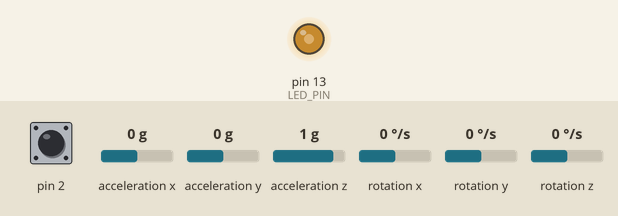
This sketch was run on a simulated Arduino Uno, built with avr-gcc and run on an emulated ATmega328P. Shown: output pins drawn as LEDs (lit = HIGH). The test bench sets the inputs (shaded band); at power-on: pin 2 LOW, acceleration x 0 g, acceleration y 0 g, acceleration z 1 g, rotation x 0 °/s, rotation y 0 °/s, rotation z 0 °/s. The sensor or clock chip raises its interrupt line as the real part does; what the sketch prints to the serial monitor is not drawn.

Above: at 1.7 s.
1.8 s: pin 2 driven HIGH
At 2.9 s:
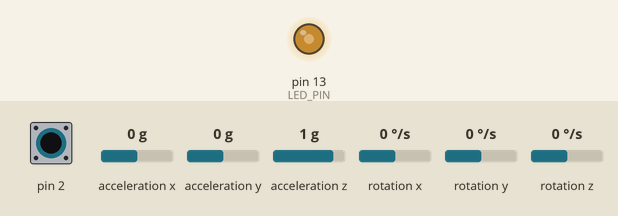
11.3 s: pin 2 pulsed LOW 2 times (0.12 s each, 0.3 s apart)
At 11.65 s:
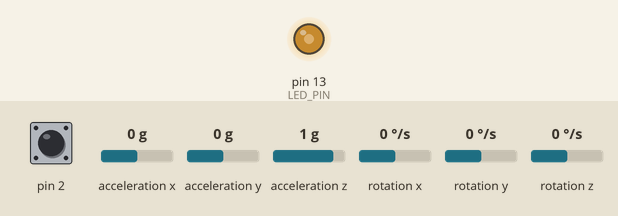
Timing chart, 0 to 14.3 s (numbered marks = the images above; inputs shaded):
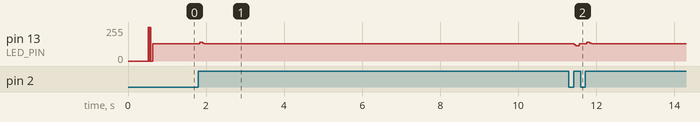

Measured:
- after the input at 1.8 s, pin 13 (LED_PIN): 128/255 → 140/255 at once, → 128/255 0.08 s later
- after the input at 11.3 s, pin 13 (LED_PIN): 128/255 → 115/255 after 0.14 s, → 128/255 0.12 s later, → 140/255 0.20 s later, → 128/255 0.08 s later

The sketch:

MPU6050.ino
```cpp
// This file is loaded to the arduino to obtain MPU-6050 accelerometer readings.

/* ============================================
I2Cdev device library code is placed under the MIT license
Copyright (c) 2012 Jeff Rowberg

Permission is hereby granted, free of charge, to any person obtaining a copy
of this software and associated documentation files (the "Software"), to deal
in the Software without restriction, including without limitation the rights
to use, copy, modify, merge, publish, distribute, sublicense, and/or sell
copies of the Software, and to permit persons to whom the Software is
furnished to do so, subject to the following conditions:

The above copyright notice and this permission notice shall be included in
all copies or substantial portions of the Software.

THE SOFTWARE IS PROVIDED "AS IS", WITHOUT WARRANTY OF ANY KIND, EXPRESS OR
IMPLIED, INCLUDING BUT NOT LIMITED TO THE WARRANTIES OF MERCHANTABILITY,
FITNESS FOR A PARTICULAR PURPOSE AND NONINFRINGEMENT. IN NO EVENT SHALL THE
AUTHORS OR COPYRIGHT HOLDERS BE LIABLE FOR ANY CLAIM, DAMAGES OR OTHER
LIABILITY, WHETHER IN AN ACTION OF CONTRACT, TORT OR OTHERWISE, ARISING FROM,
OUT OF OR IN CONNECTION WITH THE SOFTWARE OR THE USE OR OTHER DEALINGS IN
THE SOFTWARE.
===============================================
*/

//#define MY_DEBUG

// I2Cdev and MPU6050 must be installed as libraries, or else the .cpp/.h files
// for both classes must be in the include path of your project
#include "I2Cdev.h"

#define PORT_NUMBER 115200

#include "MPU6050_6Axis_MotionApps20.h"
//#include "MPU6050.h" // not necessary if using MotionApps include file

// Arduino Wire library is required if I2Cdev I2CDEV_ARDUINO_WIRE implementation
// is used in I2Cdev.h
#if I2CDEV_IMPLEMENTATION == I2CDEV_ARDUINO_WIRE
    #include "Wire.h"
#endif

// class default I2C address is 0x68
// specific I2C addresses may be passed as a parameter here
// AD0 low = 0x68 (default for SparkFun breakout and InvenSense evaluation board)
// AD0 high = 0x69
MPU6050 mpu;
//MPU6050 mpu(0x69); // <-- use for AD0 high

#define LED_PIN 13 // (Arduino is 13, Teensy is 11, Teensy++ is 6)
bool blinkState = false;

// MPU control/status vars
bool dmpReady = false;  // set true if DMP init was successful
uint8_t mpuIntStatus;   // holds actual interrupt status byte from MPU
uint8_t devStatus;      // return status after each device operation (0 = success, !0 = error)
uint16_t packetSize;    // expected DMP packet size (default is 42 bytes)
uint16_t fifoCount;     // count of all bytes currently in FIFO
uint8_t fifoBuffer[64]; // FIFO storage buffer

// orientation/motion vars
Quaternion q;           // [w, x, y, z]         quaternion container
VectorInt16 aa;         // [x, y, z]            accel sensor measurements
VectorInt16 aaReal;     // [x, y, z]            gravity-free accel sensor measurementsmeasurements
VectorFloat gravity;    // [x, y, z]            gravity vector

// packet structure for InvenSense teapot demo
uint8_t teapotPacket[14] = { '$', 0x02, 0,0, 0,0, 0,0, 0,0, 0x00, 0x00, '\r', '\n' };

// ================================================================
// ===               INTERRUPT DETECTION ROUTINE                ===
// ================================================================

volatile bool mpuInterrupt = false;     // indicates whether MPU interrupt pin has gone high
void dmpDataReady() {
    mpuInterrupt = true;
}


// ================================================================
// ===                      INITIAL SETUP                       ===
// ================================================================

void setup() {
    // join I2C bus (I2Cdev library doesn't do this automatically)
    #if I2CDEV_IMPLEMENTATION == I2CDEV_ARDUINO_WIRE
        Wire.begin();
        TWBR = 24; // 400kHz I2C clock (200kHz if CPU is 8MHz)
    #elif I2CDEV_IMPLEMENTATION == I2CDEV_BUILTIN_FASTWIRE
        Fastwire::setup(400, true);
    #endif

    // initialize serial communication
    // (115200 chosen because it is required for Teapot Demo output, but it's
    // really up to you depending on your project)
    Serial.begin(PORT_NUMBER);

    //Serial.begin(300);
    while (!Serial); // wait for Leonardo enumeration, others continue immediately

    // NOTE: 8MHz or slower host processors, like the Teensy @ 3.3v or Ardunio
    // Pro Mini running at 3.3v, cannot handle this baud rate reliably due to
    // the baud timing being too misaligned with processor ticks. You must use
    // 38400 or slower in these cases, or use some kind of external separate
    // crystal solution for the UART timer.

    // initialize device
    mpu.initialize();

    // verify connection
    mpu.testConnection();


    // wait for ready(Not sure what this is doing)
    //while (Serial.available() && Serial.read()); // empty buffer
    //while (!Serial.available());                 // wait for data
    //while (Serial.available() && Serial.read()); // empty buffer again
    //Serial.println("Empty Buffer done...");

    // load and configure the DMP
    devStatus = mpu.dmpInitialize();


    // supply your own gyro offsets here, scaled for min sensitivity
    mpu.setXGyroOffset(50);
    mpu.setYGyroOffset(4);
    mpu.setZGyroOffset(-1);
    mpu.setZAccelOffset(1085); // 1688 factory default for my test chip

    // make sure it worked (returns 0 if so)
    if (devStatus == 0) {
        // turn on the DMP, now that it's ready
        mpu.setDMPEnabled(true);

        // enable Arduino interrupt detection
        attachInterrupt(0, dmpDataReady, RISING);
        mpuIntStatus = mpu.getIntStatus();

        // set our DMP Ready flag so the main loop() function knows it's okay to use it
        dmpReady = true;

        // get expected DMP packet size for later comparison
        packetSize = mpu.dmpGetFIFOPacketSize();
    } else {
        // ERROR!
        // 1 = initial memory load failed
        // 2 = DMP configuration updates failed
        // (if it's going to break, usually the code will be 1)
        Serial.print(F("DMP Initialization failed (code "));
        Serial.print(devStatus);
        Serial.println(F(")"));
    }

    // configure LED for output
    pinMode(LED_PIN, OUTPUT);

    gravity.x = 0;
    gravity.y = 0;
    gravity.z = 0;
}


// ================================================================
// ===                    MAIN PROGRAM LOOP                     ===
// ================================================================

void loop() {
    // if programming failed, don't try to do anything
    if (!dmpReady) return;

    // wait for MPU interrupt or extra packet(s) available
    while (!mpuInterrupt && fifoCount < packetSize) {
        // other program behavior stuff here
        // .
        // .
        // .
        // if you are really paranoid you can frequently test in between other
        // stuff to see if mpuInterrupt is true, and if so, "break;" from the
        // while() loop to immediately process the MPU data
        // .
        // .
        // .
    }

    // reset interrupt flag and get INT_STATUS byte
    mpuInterrupt = false;
    mpuIntStatus = mpu.getIntStatus();

    // get current FIFO count
    fifoCount = mpu.getFIFOCount();

    // check for overflow (this should never happen unless our code is too inefficient)
    if ((mpuIntStatus & 0x10) || fifoCount == 1024) {
        // reset so we can continue cleanly
        mpu.resetFIFO();
        Serial.println(F("FIFO overflow!"));

    // otherwise, check for DMP data ready interrupt (this should happen frequently)
    } else if (mpuIntStatus & 0x02) {
        // wait for correct available data length, should be a VERY short wait
        while (fifoCount < packetSize) fifoCount = mpu.getFIFOCount();

        // read a packet from FIFO
        mpu.getFIFOBytes(fifoBuffer, packetSize);

        // track FIFO count here in case there is > 1 packet available
        // (this lets us immediately read more without waiting for an interrupt)
        fifoCount -= packetSize;

        mpu.dmpGetQuaternion(&q, fifoBuffer);
        mpu.dmpGetAccel(&aa, fifoBuffer);
        mpu.dmpGetLinearAccel(&aaReal, &aa, &gravity);

    #ifndef MY_DEBUG
        byte * b = (byte *) &q.w;
        Serial.write(b[0]);
        Serial.write(b[1]);
        Serial.write(b[2]);
        Serial.write(b[3]);
        b = (byte *) &q.x;
        Serial.write(b[0]);
        Serial.write(b[1]);
        Serial.write(b[2]);
        Serial.write(b[3]);
        b = (byte *) &q.y;
        Serial.write(b[0]);
        Serial.write(b[1]);
        Serial.write(b[2]);
        Serial.write(b[3]);
        b = (byte *) &q.z;
        Serial.write(b[0]);
        Serial.write(b[1]);
        Serial.write(b[2]);
        Serial.write(b[3]);
        b = (byte *) &aaReal.x;
        Serial.write(b[0]);
        Serial.write(b[1]);
        b = (byte *) &aaReal.y;
        Serial.write(b[0]);
        Serial.write(b[1]);
        b = (byte *) &aaReal.z;
        Serial.write(b[0]);
        Serial.write(b[1]);
    #endif

    #ifdef MY_DEBUG
        Serial.print(q.w);
        Serial.print("\t");
        Serial.print(q.x);
        Serial.print("\t");
        Serial.print(q.y);
        Serial.print("\t");
        Serial.print(q.z);
        Serial.print("\t");
        Serial.print(aaReal.x);
        Serial.print("\t");
        Serial.print(aaReal.y);
        Serial.print("\t");
        Serial.println(aaReal.z);
    #endif
        // blink LED to indicate activity
        blinkState = !blinkState;
        digitalWrite(LED_PIN, blinkState);
    }
}
```
